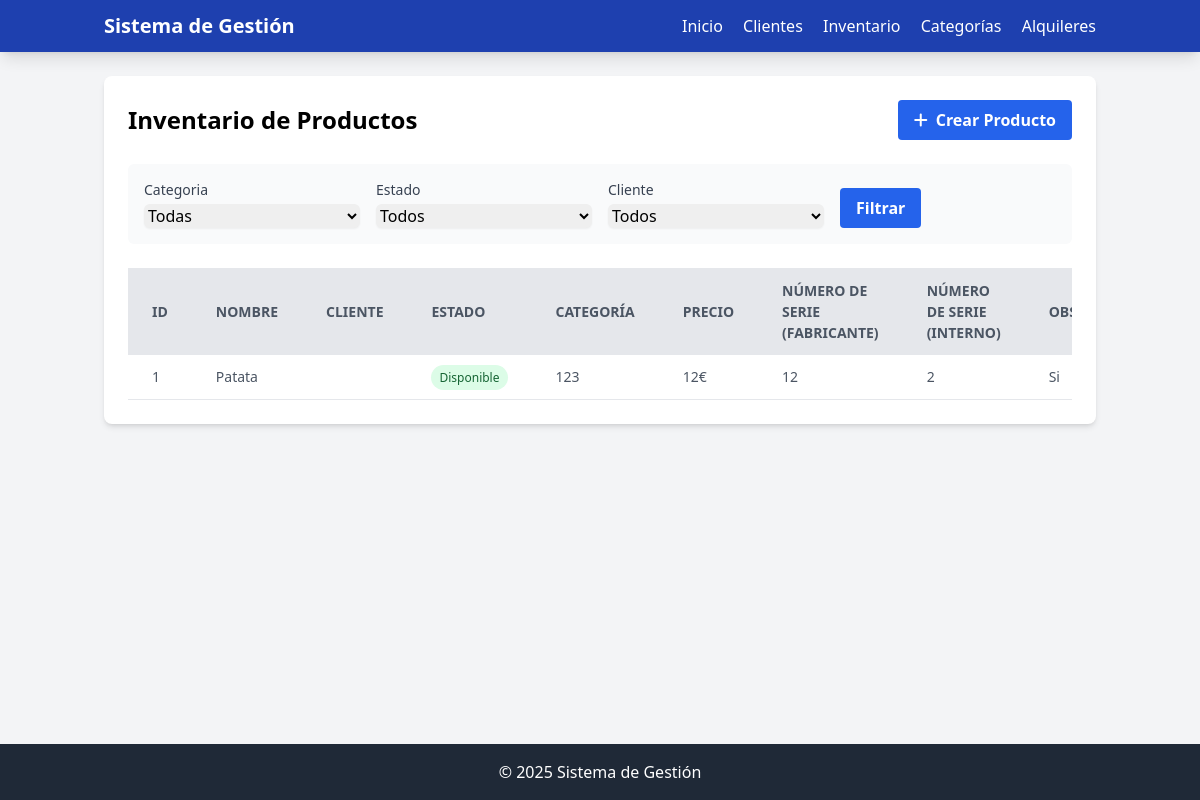
Page /inventario on the committed database.
### app.py (models this page shows, shortened)
class Inventario(db.Model):
    id = db.Column(db.Integer, primary_key=True)
    nombre = db.Column(db.String(100), nullable=True)
    cliente_id = db.Column(db.Integer, db.ForeignKey('cliente.id'), nullable=True)
    cliente = db.relationship('Cliente', backref=db.backref('inventarios', lazy=True))
    estado = db.Column(db.String(100), nullable=False)
    categoria_id = db.Column(db.Integer, db.ForeignKey('categoria.id', ondelete='CASCADE'), nullable=False)  # <- Asegurar la clave foránea
    categoria = db.relationship('Categoria', backref=db.backref('inventarios', lazy=True))  # <- Definir la relación correctamente
    precio = db.Column(db.Integer, nullable=False)
    numero_serie_f = db.Column(db.String(100), nullable=False)  # Numero de serie del fabricante
    numero_serie_i = db.Column(db.String(100), nullable=False)  # Numero de serie interno
    observaciones = db.Column(db.String(255), nullable=True)  # Observaciones opcionales

class Categoria(db.Model):
    id = db.Column(db.Integer, primary_key=True, autoincrement=True)
    nombre = db.Column(db.String(100), nullable=False)
    descripcion = db.Column(db.String(255), nullable=True)

### app.py (the view, shortened to what this page needs)
@app.route('/inventario', methods=['GET', 'POST'])
def ver_inventario():
    form = filtroInventario()
    query = Inventario.query
    inventarios = query.all()
    categorias = Categoria.query.all()
    clientes = Cliente.query.all()
    return render_template('inventario.html',clientes=clientes,categorias=categorias, inventarios=inventarios, form=form)

### app.py
class filtroInventario(FlaskForm):
    estado = SelectField('Estado', choices=[
        ('', 'Todos'),
        ('Disponible', 'Disponible'),
        ('Alquilado', 'Alquilado'),
        ('Reparacion', 'Reparacion'),
        ('Vendido', 'Vendido')
    ])
    cliente = SelectField('Cliente', choices=[], coerce=int)
    categoria = SelectField('Categoria', choices=[], coerce=int)
    submit = SubmitField('Filtrar')
    def __init__(self, *args, **kwargs):
        super(filtroInventario, self).__init__(*args, **kwargs)
        self.cliente.choices = [(0, 'Todos')]
        self.categoria.choices = [(0, 'Todas')]
        self.cliente.choices += [(c.id, c.nombre) for c in Cliente.query.all()]
        self.categoria.choices += [(c.id, c.nombre) for c in Categoria.query.all()]

### app.py (called while the page is built)
@app.context_processor
def utility_processor():
        def productos_por_categoria(categoria_id):
            return Inventario.query.filter_by(categoria_id=categoria_id).count()
        return dict(productos_por_categoria=productos_por_categoria)

### templates/inventario.html (shortened to what this page needs)
<!DOCTYPE html>
<html lang="es">
<head>
    <script src="https://cdn.tailwindcss.com"></script>
    <link rel="stylesheet" href="https://cdnjs.cloudflare.com/ajax/libs/font-awesome/6.0.0-beta3/css/all.min.css">
</head>
<body class="bg-gray-100 min-h-screen flex flex-col">
    <nav class="bg-blue-800 text-white shadow-lg">
        <div class="container mx-auto px-4 py-3">
            <div class="flex justify-between items-center">
                <a href="{{ url_for('inicio') }}" class="text-xl font-bold">Sistema de Gestión</a>
                <div class="space-x-4">
                    <a href="{{ url_for('inicio') }}" class="hover:text-blue-200">Inicio</a>
                    <a href="{{ url_for('ver_clientes') }}" class="hover:text-blue-200">Clientes</a>
                    <a href="{{ url_for('ver_inventario') }}" class="hover:text-blue-200">Inventario</a>
                    <a href="{{ url_for('ver_categorias') }}" class="hover:text-blue-200">Categorías</a>
                    <a href="{{ url_for('ver_alquileres') }}" class="hover:text-blue-200">Alquileres</a>
                </div>
            </div>
        </div>
    </nav>
    <main class="container mx-auto px-4 py-6 flex-grow">
        <div class="bg-white rounded-lg shadow-md p-6">
            <div class="flex justify-between items-center mb-6">
                {% if categoria %}
                <h1 class="text-2xl font-bold">Inventario de Productos de la categoria {{ categoria.nombre }}</h1>
                {% else %}
                <h1 class="text-2xl font-bold">Inventario de Productos</h1>
                {% endif %}
                <button id="btn-open-inventario" class="bg-blue-600 hover:bg-blue-700 text-white font-bold py-2 px-4 rounded focus:outline-none focus:shadow-outline">
                    <i class="fas fa-plus mr-2"></i>Crear Producto
                </button>
            </div>
            <div class="mb-6">
                <form method="POST" class="bg-gray-50 p-4 rounded-md">
                    <div class="grid grid-cols-1 md:grid-cols-4 gap-4">
                        {% if categoria %}
                        {% else %}
                        <div>
                            <label class="block text-sm font-medium text-gray-700 mb-1">{{ form.categoria.label }}</label>
                            {{ form.categoria(class="w-full rounded-md border-gray-300 shadow-sm focus:border-blue-500 focus:ring focus:ring-blue-500 focus:ring-opacity-50") }}
                        </div>
                        {% endif %}
                        <div>
                            <label class="block text-sm font-medium text-gray-700 mb-1">{{ form.estado.label }}</label>
                            {{ form.estado(class="w-full rounded-md border-gray-300 shadow-sm focus:border-blue-500 focus:ring focus:ring-blue-500 focus:ring-opacity-50") }}
                        </div>
                        <div>
                            <label class="block text-sm font-medium text-gray-700 mb-1">{{ form.cliente.label }}</label>
                            {{ form.cliente(class="w-full rounded-md border-gray-300 shadow-sm focus:border-blue-500 focus:ring focus:ring-blue-500 focus:ring-opacity-50") }}
                        </div>
                        <div class="flex items-end">
                            {{ form.submit(class="bg-blue-600 hover:bg-blue-700 text-white font-bold py-2 px-4 rounded focus:outline-none focus:shadow-outline") }}
                        </div>
                    </div>
                </form>
            </div>
            <div class="overflow-x-auto">
                <table class="min-w-full bg-white">
                    <thead>
                        <tr class="bg-gray-200 text-gray-600 uppercase text-sm leading-normal">
                            <th class="py-3 px-6 text-left">ID</th>
                            <th class="py-3 px-6 text-left">Nombre</th>
                            <th class="py-3 px-6 text-left">Cliente</th>
                            <th class="py-3 px-6 text-left">Estado</th>
                            <th class="py-3 px-6 text-left">Categoría</th>
                            <th class="py-3 px-6 text-left">Precio</th>
                            <th class="py-3 px-6 text-left">Número de Serie (Fabricante)</th>
                            <th class="py-3 px-6 text-left">Número de Serie (Interno)</th>
                            <th class="py-3 px-6 text-left">Observaciones</th>
                        </tr>
                    </thead>
                    <tbody class="text-gray-600 text-sm font-light">
                        {% for producto in inventarios %}
                        <tr class="{% if loop.index % 2 == 0 %}bg-gray-50{% else %}bg-white{% endif %} border-b border-gray-200 hover:bg-gray-100">
                            <td class="py-3 px-6 text-left whitespace-nowrap">{{ producto.id }}</td>
                            <td class="py-3 px-6 text-left">{{ producto.nombre }}</td>
                            <td class="py-3 px-6 text-left">{{ producto.cliente.nombre }}</td>
                            <td class="py-3 px-6 text-left">
                                <span class="px-2 py-1 rounded-full text-xs font-medium
                                    {% if producto.estado == 'Disponible' %}bg-green-100 text-green-800
                                    {% elif producto.estado == 'Alquilado' %}bg-blue-100 text-blue-800
                                    {% elif producto.estado == 'Mantenimiento' %}bg-yellow-100 text-yellow-800
                                    {% elif producto.estado == 'Retirado' %}bg-red-100 text-red-800
                                    {% else %}bg-gray-100 text-gray-800{% endif %}">
                                    {{ producto.estado }}
                                </span>
                            </td>
                            <td class="py-3 px-6 text-left">{{ producto.categoria.nombre }}</td>
                            <td class="py-3 px-6 text-left">{{ producto.precio }}€</td>
                            <td class="py-3 px-6 text-left">{{ producto.numero_serie_f }}</td>
                            <td class="py-3 px-6 text-left">{{ producto.numero_serie_i }}</td>
                            <td class="py-3 px-6 text-left">{{ producto.observaciones }}</td>
                        </tr>
                        {% else %}
                        <tr>
                            <td colspan="9" class="px-4 py-3 text-center">No hay productos disponibles</td>
                        </tr>
                        {% endfor %}
                    </tbody>
                </table>
            </div>
        </div>
    </main>
    <footer class="bg-gray-800 text-white py-4 mt-8 bottom-0 w-full">
        <div class="container mx-auto px-4 text-center">
            <p>&copy; 2025 Sistema de Gestión</p>
        </div>
    </footer>
</body>
</html>

### rows in the picture
Inventario: id "1", nombre "Patata", estado "Disponible", categoria.nombre "123", precio "12", numero_serie_f "12", numero_serie_i "2", observaciones "Si"
